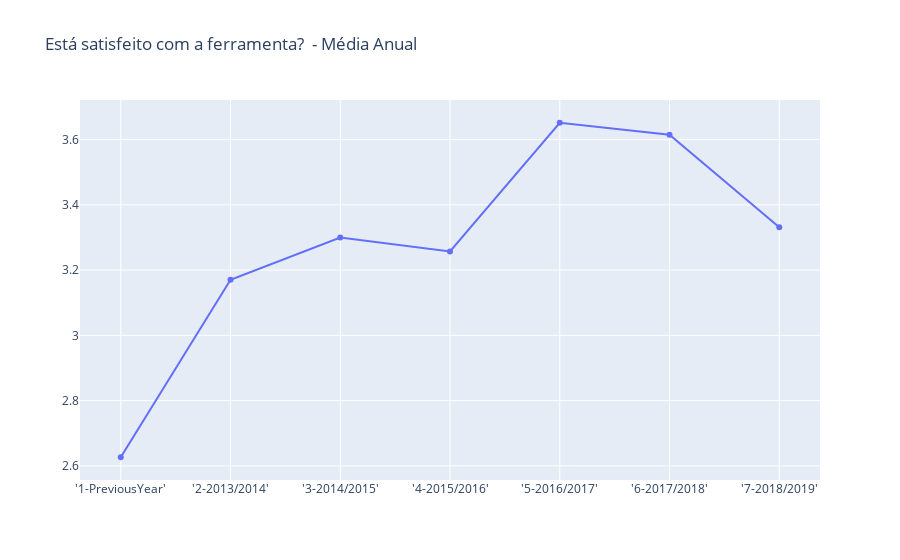

This figure's notebook cell:
### Markdown cell above
### Data Visualizations  <a name="dataviz"></a>

* [Back to TOC](#backtoc)

### Code cell
import plotly.graph_objects as go


fig = go.Figure(data=go.Scatter(x=LikedOverYears['Year'], y=LikedOverYears['AverageLiked']))

fig.update_layout(title_text='Está satisfeito com a ferramenta?  - Média Anual')
fig.show()


fig.write_image('Outputs/YearlyAverage/LikedPlatformOverYears.png')



from IPython.display import Image
Image(filename='Outputs/YearlyAverage/LikedPlatformOverYears.png')

### Figure 1 — Plotly figure (JSON) as saved in the notebook; plotly's stock layout.template omitted (floating-point values rounded to 4 significant figures)
{"data": [{"type": "scatter", "x": ["'1-PreviousYear'", "'2-2013/2014'", "'3-2014/2015'", "'4-2015/2016'", "'5-2016/2017'", "'6-2017/2018'", "'7-2018/2019'"], "y": [2.626, 3.171, 3.3, 3.257, 3.652, 3.615, 3.332]}], "layout": {"title": {"text": "Está satisfeito com a ferramenta?  - Média Anual"}}}
